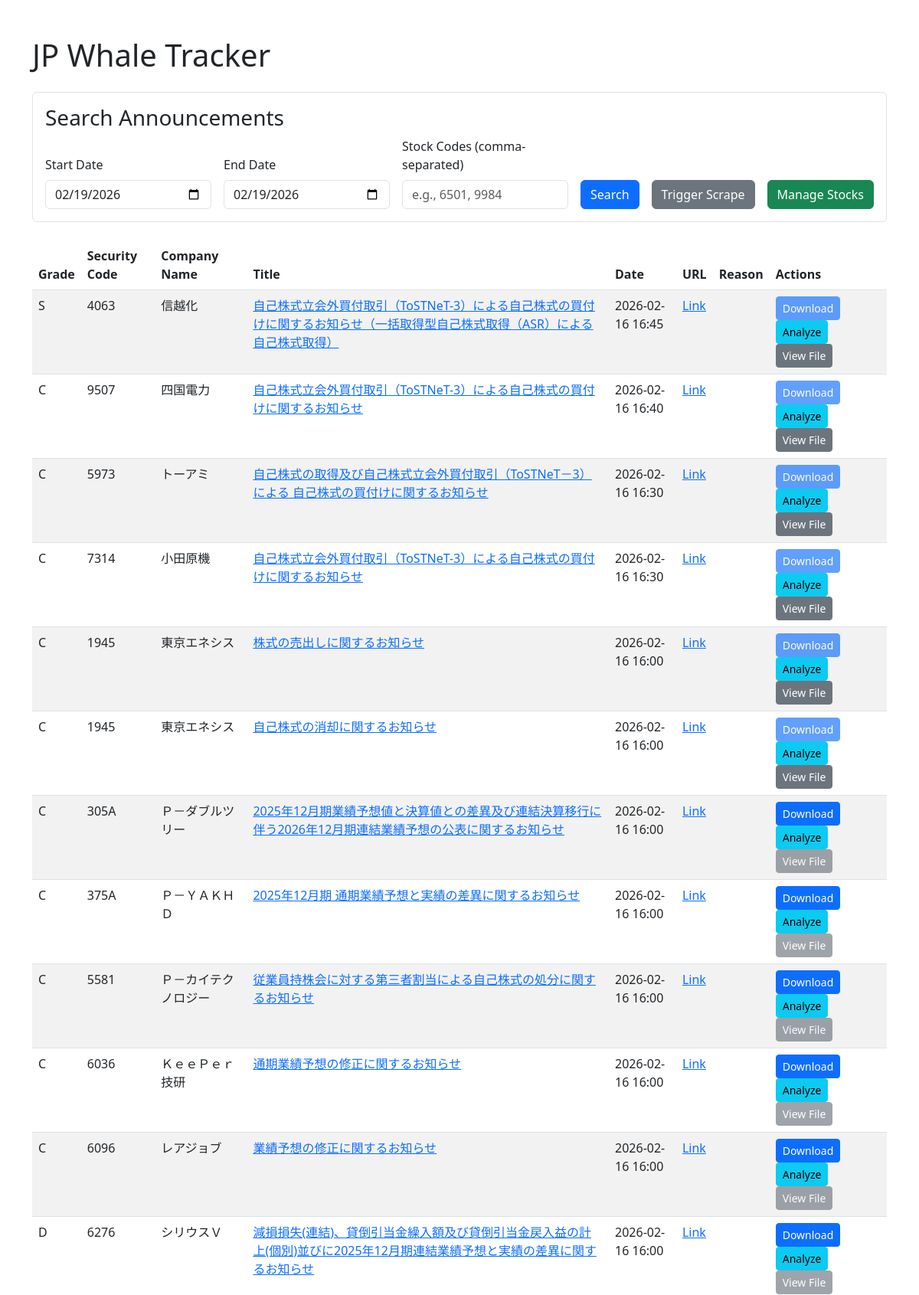
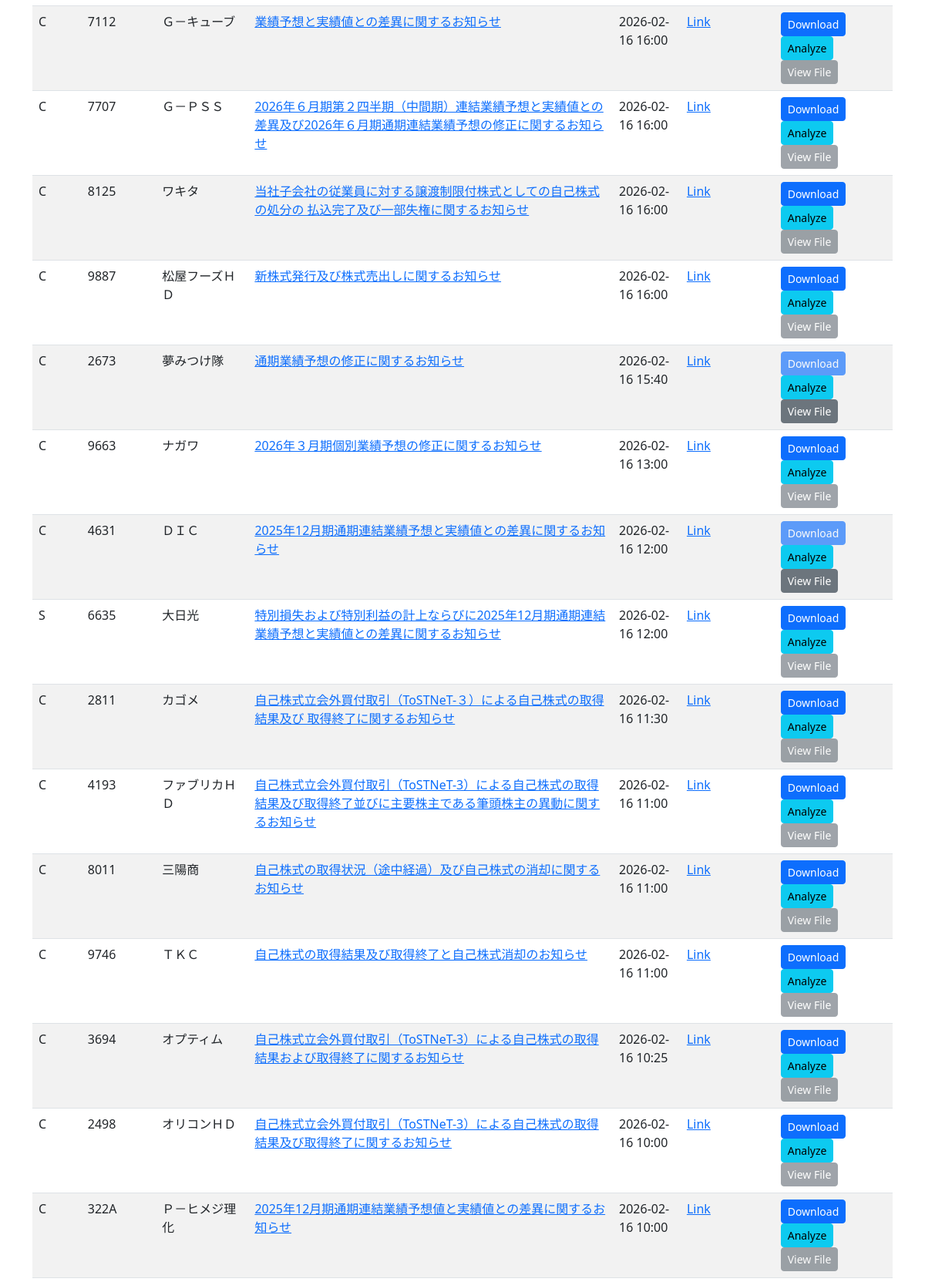
The page / (upper part) on the database its author committed (2 pictures, top to bottom).
### models.py (models this page shows)
class Announcement(db.Model):
    id = db.Column(db.Integer, primary_key=True)
    url = db.Column(db.String(500), unique=True, nullable=False)
    time = db.Column(db.String(50))
    stock_code = db.Column(db.String(20))
    company_name = db.Column(db.String(100))
    title = db.Column(db.String(200))
    doc_type = db.Column(db.String(20))
    fetched_at = db.Column(db.DateTime, default=datetime.now)
    is_downloaded = db.Column(db.Boolean, default=False)
    local_path = db.Column(db.String(500))
    grade = db.Column(db.String(5)) # S, A, C, D, E
    score = db.Column(db.Integer)   # 0-100
    extracted_text = db.Column(db.Text) # Original text for "Intent Battle"
    gemini_analysis = db.Column(db.Text) # Analysis result
    analysis_status = db.Column(db.String(20), default='pending') # pending, success, failed
    analysis_time = db.Column(db.DateTime)
    error_message = db.Column(db.String(500))
    reason = db.Column(db.String(500)) # Reason for the grade
    def to_dict(self):
        return {
            'id': self.id,
            'time': self.time,
            'stock_code': self.stock_code,
            'company': self.company_name,
            'title': self.title,
            'url': self.url,
            'type': self.doc_type,
            'is_downloaded': self.is_downloaded,
            'local_path': self.local_path,
            'analysis': self.gemini_analysis,
            'original_text': self.extracted_text,
            'status': self.analysis_status,
            'analysis_time': self.analysis_time.strftime("%Y-%m-%d %H:%M:%S") if self.analysis_time else None,
            'fetched_at': self.fetched_at.strftime("%Y-%m-%d %H:%M:%S") if self.fetched_at else None,
            'grade': self.grade,
            'score': self.score,
            'reason': self.reason
        }

### app.py (the view)
@app.route('/')
def index():
    anns = Announcement.query.order_by(Announcement.time.desc()).all()
    return render_template('index.html', announcements=[a.to_dict() for a in anns])

### templates/index.html (shortened to what this page needs)
<!doctype html>
<html lang="en">
  <head>
    <link href="https://cdn.jsdelivr.net/npm/bootstrap@5.3.0/dist/css/bootstrap.min.css" rel="stylesheet">
  </head>
  <body>
    <div class="container">
      <h1 class="mt-5">JP Whale Tracker</h1>
      <div class="mt-4 p-3 border rounded">
        <h3>Search Announcements</h3>
        <form id="search-form">
          <div class="row g-3 align-items-end">
            <div class="col-md">
              <label for="start-date" class="form-label">Start Date</label>
              <input type="date" class="form-control" id="start-date">
            </div>
            <div class="col-md">
              <label for="end-date" class="form-label">End Date</label>
              <input type="date" class="form-control" id="end-date">
            </div>
            <div class="col-md">
              <label for="stock-codes" class="form-label">Stock Codes (comma-separated)</label>
              <input type="text" class="form-control" id="stock-codes" placeholder="e.g., 6501, 9984">
            </div>
            <div class="col-auto">
              <button type="submit" class="btn btn-primary">Search</button>
            </div>
            <div class="col-auto">
              <button type="button" class="btn btn-secondary" id="trigger-scrape">Trigger Scrape</button>
            </div>
            <div class="col-auto">
              <button type="button" class="btn btn-success" data-bs-toggle="modal" data-bs-target="#stocksModal">
                Manage Stocks
              </button>
            </div>
          </div>
        </form>
      </div>
      <div id="search-results" class="mt-4">
        <table class="table table-striped mt-4">
          <thead>
            <tr>
              <th>Grade</th>
              <th>Security Code</th>
              <th>Company Name</th>
              <th>Title</th>
              <th>Date</th>
              <th>URL</th>
              <th>Reason</th>
              <th>Actions</th>
            </tr>
          </thead>
          <tbody>
            {% for announcement in announcements %}
            <tr id="announcement-{{ announcement.id }}" data-is-downloaded="{{ 'true' if announcement.is_downloaded else 'false' }}" data-local-path="{{ announcement.local_path or '' }}">
              <td>{{ announcement.grade }}</td>
              <td>{{ announcement.stock_code }}</td>
              <td>{{ announcement.company }}</td>
              <td><a href="{{ announcement.url }}" target="_blank">{{ announcement.title }}</a></td>
              <td>{{ announcement.time}}</td>
              <td><a href="{{ announcement.url }}" target="_blank">Link</a></td>
              <td>{{ announcement.reason or '' }}</td>
              <td>
                <button class="btn btn-sm btn-primary download-btn" data-ann-id="{{ announcement.id }}" data-ann-url="{{ announcement.url }}" data-ann-stock="{{ announcement.stock_code }}" data-ann-title="{{ announcement.title }}" {% if announcement.is_downloaded %}disabled{% endif %}>Download</button>
                <button class="btn btn-sm btn-info analyze-btn" data-ann-id="{{ announcement.id }}" data-ann-url="{{ announcement.url }}" data-ann-local-path="{{ announcement.local_path or '' }}" data-ann-stock="{{ announcement.stock_code }}" data-ann-title="{{ announcement.title }}">Analyze</button>
                <button class="btn btn-sm btn-secondary view-file-btn" data-local-path="{{announcement.local_path or ''}}" {% if not announcement.is_downloaded %}disabled{% endif %}>View File</button>
              </td>
            </tr>
            {% endfor %}
          </tbody>
        </table>
      </div>
    </div>
</body>
</html>

### rows shown on the page
Announcement: grade "S", stock_code "4063", company "信越化", title "自己株式立会外買付取引（ToSTNeT-3）による自己株式の買付けに関するお知らせ（一括取得型自己株式取得（ASR）による自己株式取得）", time "2026-02-16 16:45"
Announcement: grade "C", stock_code "9507", company "四国電力", title "自己株式立会外買付取引（ToSTNeT-3）による自己株式の買付けに関するお知らせ", time "2026-02-16 16:40"
Announcement: grade "C", stock_code "5973", company "トーアミ", title "自己株式の取得及び自己株式立会外買付取引（ToSTNeT－3）による 自己株式の買付けに関するお知らせ", time "2026-02-16 16:30"
Announcement: grade "C", stock_code "7314", company "小田原機", title "自己株式立会外買付取引（ToSTNeT-3）による自己株式の買付けに関するお知らせ", time "2026-02-16 16:30"
Announcement: grade "C", stock_code "1945", company "東京エネシス", title "株式の売出しに関するお知らせ", time "2026-02-16 16:00"
Announcement: grade "C", stock_code "1945", company "東京エネシス", title "自己株式の消却に関するお知らせ", time "2026-02-16 16:00"
Announcement: grade "C", stock_code "305A", company "Ｐ－ダブルツリー", title "2025年12月期業績予想値と決算値との差異及び連結決算移行に伴う2026年12月期連結業績予想の公表に関するお知らせ", time "2026-02-16 16:00"
Announcement: grade "C", stock_code "375A", company "Ｐ－ＹＡＫＨＤ", title "2025年12月期 通期業績予想と実績の差異に関するお知らせ", time "2026-02-16 16:00"
Announcement: grade "C", stock_code "5581", company "Ｐ－カイテクノロジー", title "従業員持株会に対する第三者割当による自己株式の処分に関するお知らせ", time "2026-02-16 16:00"
Announcement: grade "C", stock_code "6036", company "ＫｅｅＰｅｒ技研", title "通期業績予想の修正に関するお知らせ", time "2026-02-16 16:00"
Announcement: grade "C", stock_code "6096", company "レアジョブ", title "業績予想の修正に関するお知らせ", time "2026-02-16 16:00"
Announcement: grade "D", stock_code "6276", company "シリウスＶ", title "減損損失(連結)、貸倒引当金繰入額及び貸倒引当金戻入益の計上(個別)並びに2025年12月期連結業績予想と実績の差異に関するお知らせ", time "2026-02-16 16:00"
Announcement: grade "C", stock_code "7112", company "Ｇ－キューブ", title "業績予想と実績値との差異に関するお知らせ", time "2026-02-16 16:00"
Announcement: grade "C", stock_code "7707", company "Ｇ－ＰＳＳ", title "2026年６月期第２四半期（中間期）連結業績予想と実績値との差異及び2026年６月期通期連結業績予想の修正に関するお知らせ", time "2026-02-16 16:00"
Announcement: grade "C", stock_code "8125", company "ワキタ", title "当社子会社の従業員に対する譲渡制限付株式としての自己株式の処分の 払込完了及び一部失権に関するお知らせ", time "2026-02-16 16:00"
Announcement: grade "C", stock_code "9887", company "松屋フーズＨＤ", title "新株式発行及び株式売出しに関するお知らせ", time "2026-02-16 16:00"
Announcement: grade "C", stock_code "2673", company "夢みつけ隊", title "通期業績予想の修正に関するお知らせ", time "2026-02-16 15:40"
Announcement: grade "C", stock_code "9663", company "ナガワ", title "2026年３月期個別業績予想の修正に関するお知らせ", time "2026-02-16 13:00"
Announcement: grade "C", stock_code "4631", company "ＤＩＣ", title "2025年12月期通期連結業績予想と実績値との差異に関するお知らせ", time "2026-02-16 12:00"
Announcement: grade "S", stock_code "6635", company "大日光", title "特別損失および特別利益の計上ならびに2025年12月期通期連結業績予想と実績値との差異に関するお知らせ", time "2026-02-16 12:00"
Announcement: grade "C", stock_code "2811", company "カゴメ", title "自己株式立会外買付取引（ToSTNeT-３）による自己株式の取得結果及び 取得終了に関するお知らせ", time "2026-02-16 11:30"
Announcement: grade "C", stock_code "4193", company "ファブリカＨＤ", title "自己株式立会外買付取引（ToSTNeT-3）による自己株式の取得結果及び取得終了並びに主要株主である筆頭株主の異動に関するお知らせ", time "2026-02-16 11:00"
Announcement: grade "C", stock_code "8011", company "三陽商", title "自己株式の取得状況（途中経過）及び自己株式の消却に関するお知らせ", time "2026-02-16 11:00"
Announcement: grade "C", stock_code "9746", company "ＴＫＣ", title "自己株式の取得結果及び取得終了と自己株式消却のお知らせ", time "2026-02-16 11:00"
Announcement: grade "C", stock_code "3694", company "オプティム", title "自己株式立会外買付取引（ToSTNeT-3）による自己株式の取得結果および取得終了に関するお知らせ", time "2026-02-16 10:25"
Announcement: grade "C", stock_code "2498", company "オリコンＨＤ", title "自己株式立会外買付取引（ToSTNeT-3）による自己株式の取得結果及び取得終了に関するお知らせ", time "2026-02-16 10:00"
Announcement: grade "C", stock_code "322A", company "Ｐ－ヒメジ理化", title "2025年12月期通期連結業績予想値と実績値との差異に関するお知らせ", time "2026-02-16 10:00"
